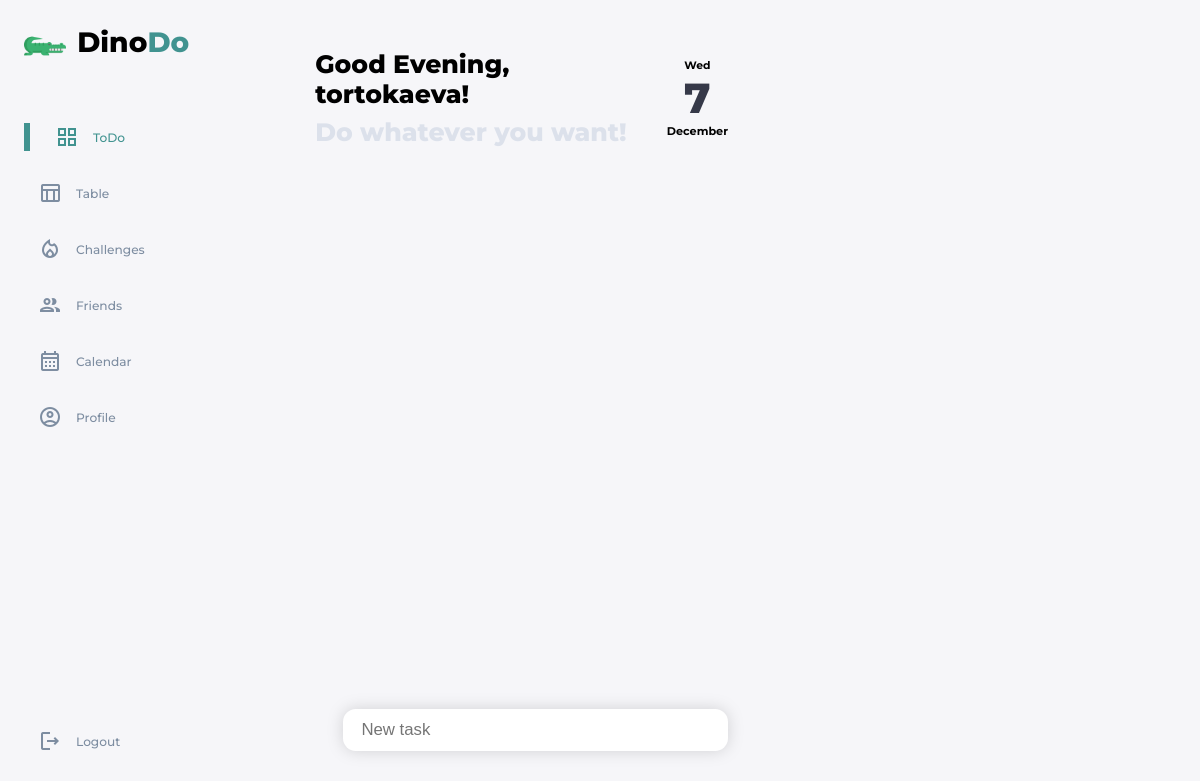
Page / (signed in) on the earlier database version.
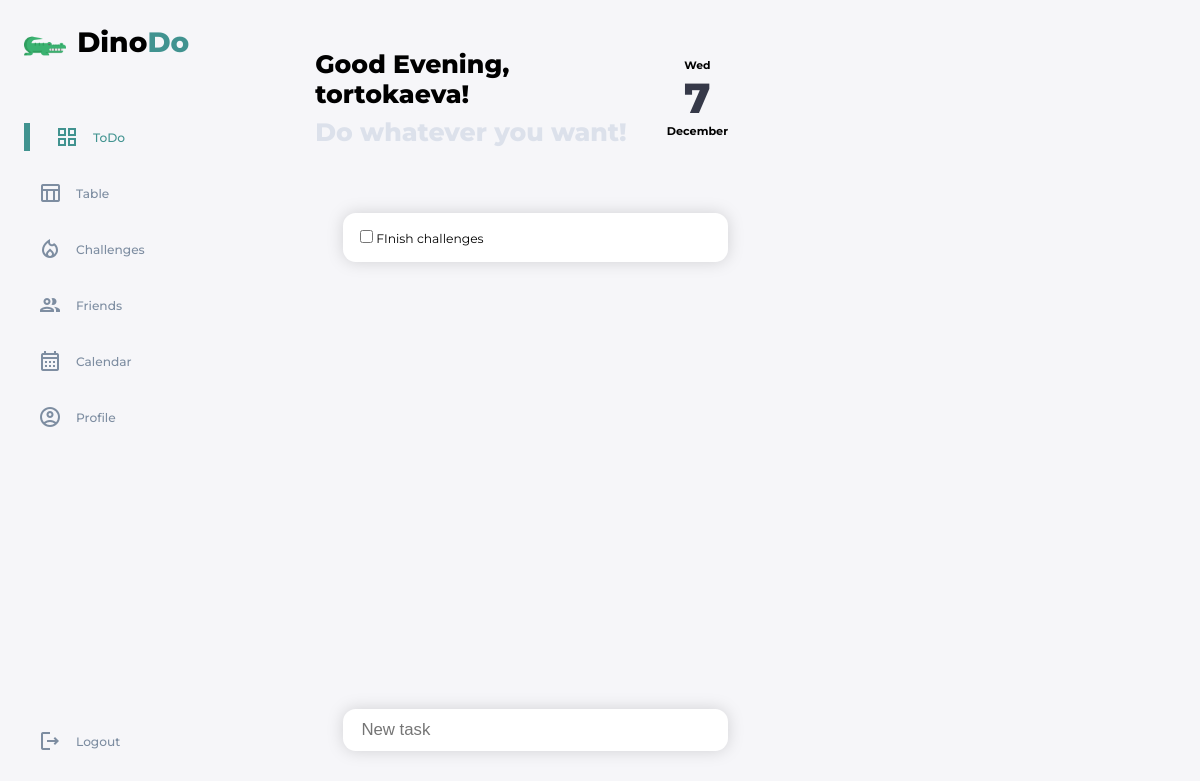
Same page on the later database version.
### main/models.py (models this page shows, shortened)
class Task(models.Model):
    TYPE_CHOICES = [
        (1, 'ONEDAY'),
        (2, 'ROUTINE'),
        (3, 'CHALLENGETASK'),
        (4, 'LONGTIME'),
    ]
    user = models.ForeignKey(User, on_delete=models.CASCADE)
    title = models.CharField(max_length=255, blank=False, null=False)
    is_finished = models.BooleanField(null=False, default=False)
    type = models.IntegerField(null=False, blank=False, choices=TYPE_CHOICES, default=1)

### main/views.py (the view)
# urls.py: path('', views.mainPage , name='main'),
@login_required(login_url='login', redirect_field_name='')
def mainPage(request):
    if request.method == 'POST':
        if request.POST['new-task']:
            task = Task(title=request.POST['new-task'], user=request.user)
            task.save()
            return redirect('main')
    challenges = UserChallenge.objects.filter(participant=request.user)
    tasks = Task.objects.filter(user=request.user)
    relationship = Relationship.objects.filter(receiver=request.user.profile).filter(status='send')
    profile = Profile.objects.get(user=request.user)
    context = {'tasks': tasks, 'challenges': challenges, 'profile': profile, 'relationship':relationship}
    return render(request, 'main/main.html', context)

### main/models.py (called while the page is built)
    def __str__(self):
        return self.title

### main/templates/main/main.html (shortened to what this page needs)
{% extends 'main/base.html' %}
{% load static %}
{% block content %}
<div class="container1">
    <main>
      <div class="top-main">
        <div class="main-text">
          <h1>Good Evening, {{request.user}}!</h1>
          <h1 class="second">Do whatever you want!</h1>
        </div>
        <div class="date-main">
          <h5>{% now "D" %}</h5>
          <span class="date-int">{% now "j"%}</span>
          <h4>{% now "F" %}</h4>
        </div>
      </div>
      <div class="tasks">
        <div class="active-tasks">
          {% for task in tasks %}
            <div class="task-card">
              <label>
                <input type="checkbox" class="chkbx">
                <span>{{task.title}}</span>
              </label>
            </div>
          {% endfor %}
        </div>
        <form method="post">
          <div class="new-task">
            <div class="task-card-new">
              <input type="text" placeholder="New task" class="task-input" name="new-task" id="new-task">
            </div>
          </div>
        </form>
      </div>
    </main>
    <div class="rightside">
      </div>
    </div>
</div>
{% endblock %}

Differences in the rows shown:
added Task: title "FInish challenges"
